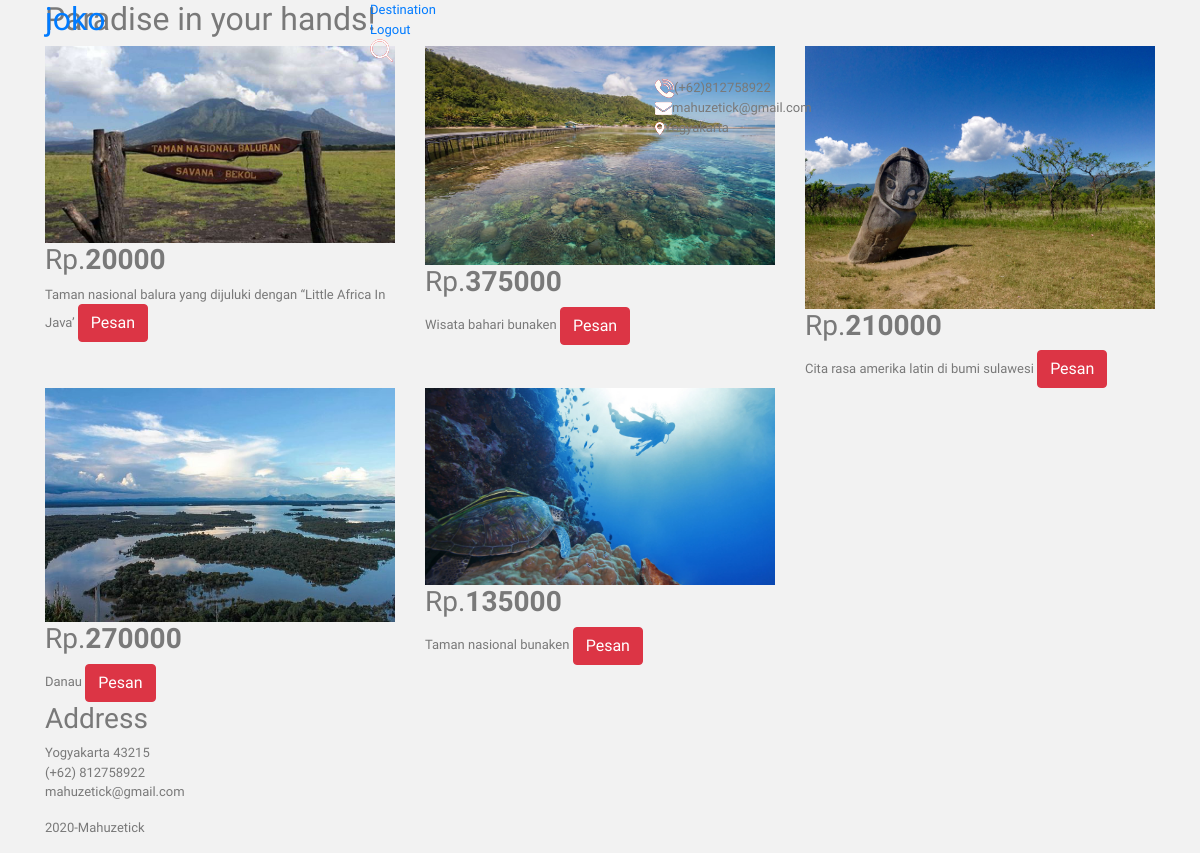
Page /homepage/lokasi.php (signed in) on the committed database.
### tables this page shows
CREATE TABLE `lokasi` (
  `id_lokasi` int(10) NOT NULL,
  `gambar` varchar(200) NOT NULL,
  `harga` varchar(200) NOT NULL,
  `deskripsi` text NOT NULL
);

### homepage/lokasi.php (the view, shortened to what this page needs)
<!DOCTYPE html>
<html lang="en">
<head>
    <link rel="stylesheet" href="assets/css/bootstrap.min.css">
    <link rel="stylesheet" href="assets/css/style.css">
    <link rel="stylesheet" href="assets/css/responsive.css">
    <link rel="stylesheet" href="assets/css/jquery.mCustomScrollbar.min.css">
    <link rel="stylesheet" href="https://netdna.bootstrapcdn.com/font-awesome/4.0.3/css/font-awesome.css">
    <link rel="stylesheet" href="https://cdnjs.cloudflare.com/ajax/libs/font-awesome/4.7.0/css/font-awesome.min.css">
    <link rel="stylesheet" href="assets/css/owl.carousel.min.css">
    <link rel="stylesheet" href="assets/css/owl.theme.default.min.css">
    <link rel="stylesheet" href="https://cdnjs.cloudflare.com/ajax/libs/fancybox/2.1.5/jquery.fancybox.min.css" media="screen">
</head>
<body class="main-layout ">
    <header>
        <div class="header">
            <div class="container">
                <div class="row">
                    <div class="col-xl-3 col-lg-3 col-md-3 col-sm-3 col logo_section">
                        <div class="full">
                            <div class="center-desk">
                                <div class="logo">
                                    <a href="index.php">
                                       <h2> <?= $_SESSION['username'] ?> </h2>
                                    </a>
                                </div>
                            </div>
                        </div>
                    </div>
                    <div class="col-xl-9 col-lg-9 col-md-9 col-sm-9">
                        <div class="menu-area">
                            <div class="limit-box">
                                <nav class="main-menu">
                                    <ul class="menu-area-main">
                                        <li> <a href="lokasi.php">Destination</a> </li>
                                        <li><a href="aksi_logout.php">Logout</a></li>
                                        <li class="last">
                                            <a href="#"><img src="assets/images/search_icon.png" alt="icon" /></a>
                                        </li>
                                    </ul>
                                </nav>
                            </div>
                        </div>
                    </div>
                    <div class="col-md-6 offset-md-6">
                        <div class="location_icon_bottum">
                            <ul>
                                <li><img src="assets/icon/call.png" />(+62)812758922</li>
                                <li><img src="assets/icon/email.png" />mahuzetick@gmail.com</li>
                                <li><img src="assets/icon/loc.png" />Yogyakarta</li>
                            </ul>
                        </div>
                    </div>
                </div>
            </div>
        </div>
    </header>
    <div class="brand">
        <div class="container">
            <div class="row">
                <div class="col-md-12">
                    <div class="titlepage">
                        <h2>Paradise in your hands!</h2>
                    </div>
                </div>
            </div>
        </div>
        <div class="brand-bg">
            <div class="container">
                <div class="row">
                    <?php
                        include "../koneksi.php";
                        $sql = mysqli_query($koneksi,"SELECT * FROM lokasi");
                        while ($data = mysqli_fetch_array($sql)) {
                    ?>
                    <div class="col-xl-4 col-lg-4 col-md-4 col-sm-6 margin">
                        <div class="brand_box">
                            <img width="350px" src="../admin/upload/<?= $data['gambar'] ?>">
                            <h3>Rp.<strong><?= $data['harga'] ?></strong></h3>
                            <span style="margin-top: 10px; margin-bottom: 5px;"><?= $data['deskripsi'] ?></span>
                            <button type="button" class="btn btn-danger">
                               <a style="color:white;" href="beli.php?id_lokasi=<?= $data['id_lokasi'] ?>">Pesan</a>
                            </button>
                        </div>
                    </div>
                    <?php } ?>
                </div>
            </div>
        </div>
    </div>
    <footer>
        <div id="contact" class="footer">
            <div class="container">
                <div class="row pdn-top-30">
                    <div class="col-md-12 ">
                        <div class="footer-box">
                            <div class="headinga">
                                <h3>Address</h3>
                                <span>Yogyakarta 43215</span>
                                <p>(+62) 812758922
                                    <br>mahuzetick@gmail.com</p>
                            </div>
                            </div>
                        </div>
                    </div>
                </div>
            </div>
            <div class="copyright">
                <div class="container">
                    <p>2020-Mahuzetick</a></p>
                </div>
            </div>
    </footer>
</body>
</html>

### admin/assets/css/style.css (style rules this page uses)
body { color: #797979; background: #f2f2f2; font-family: 'Ruda', sans-serif; padding: 0px !important; margin: 0px !important; font-size:13px; }
ul li { list-style: none; }
a, a:hover, a:focus { text-decoration: none; outline: none; }
.header, .footer { min-height: 60px; padding: 0 15px; }
.header { position: fixed; left: 0; right: 0; z-index: 1002; }

### rows in the picture
lokasi: gambar (picture), harga "20000", deskripsi "Taman nasional balura yang dijuluki dengan “Little Africa In Java’"
lokasi: gambar (picture), harga "375000", deskripsi "Wisata bahari bunaken"
lokasi: gambar (picture), harga "210000", deskripsi "Cita rasa amerika latin di bumi sulawesi"
lokasi: gambar (picture), harga "270000", deskripsi "Danau"
lokasi: gambar (picture), harga "135000", deskripsi "Taman nasional bunaken"

### other values in the picture
$_SESSION['username'] "joko"
